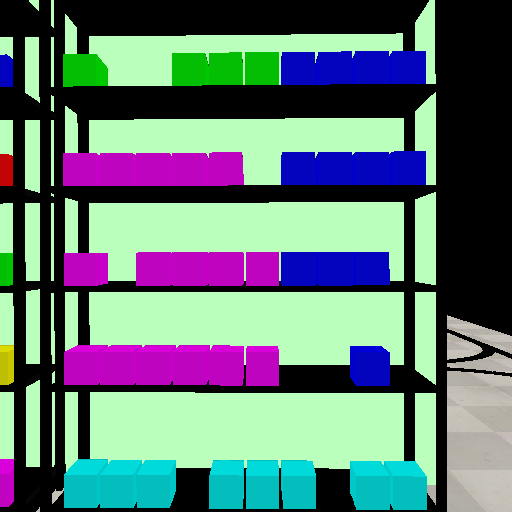
#> input picture images/Camera_Gondola.png, 512 x 512 px, found by its file name
$ python test.py   (Python 2 division)   (older library calls are emulated)
#> lines starting #> are read from the running program, lines starting #| are printed output that depends on the picture; after the words box and inside, x2 and y2 are one past the last pixel; in counts of white or black regions, pixels touching at a corner belong together
### processamento/DetetorDeProduto.py
from DetetorDeColor import DetetorDeColor
import imutils
import cv2
import numpy as np


class DetetorDeProduto:
    def __init__(self):
        pass

        # [6 lines of commented-out code are left out]

    def detectColor(self, color):
        numberCubes = self.detect()
        return numberCubes[color]

    def detect(self):
        # FIND IMAGE
        image = cv2.imread("./images/Camera_Gondola.png")
#> image is the input picture: shape (512, 512, 3); mean B, G, R 115.4, 118.4, 94.9

        grayFull = cv2.cvtColor(image, cv2.COLOR_BGR2GRAY)
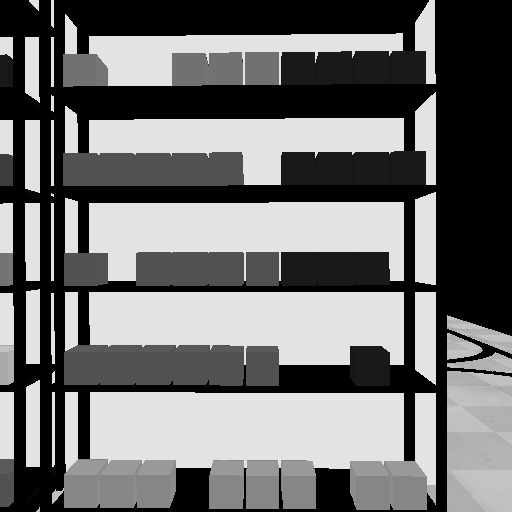
#> grayFull: shape (512, 512); min 0, max 227, mean 111
        resized = imutils.resize(image, width=300)
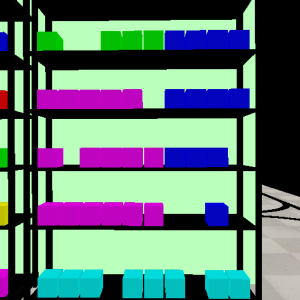
#> resized: shape (300, 300, 3); mean B, G, R 115.4, 118.4, 94.9
        ratio = image.shape[0] / float(resized.shape[0])
#> ratio = 1.71
        gray = cv2.cvtColor(resized, cv2.COLOR_BGR2GRAY)
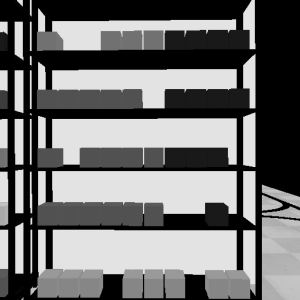
#> gray: shape (300, 300); min 0, max 227, mean 111
        blurred = cv2.GaussianBlur(gray, (5, 5), 0)
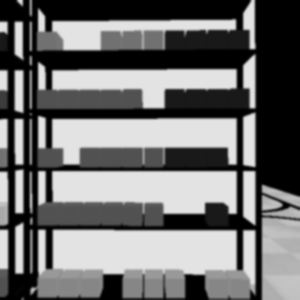
#> blurred: shape (300, 300); min 0, max 227, mean 111
        tresh = cv2.threshold(blurred, 20, 255, cv2.THRESH_BINARY)[1]
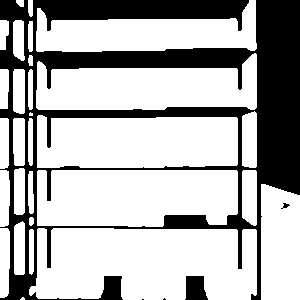
#> tresh: shape (300, 300); 69.8% white; 5 black regions (2 under 20 px)
        cnts = cv2.findContours(tresh.copy(), cv2.RETR_EXTERNAL,
                                cv2.CHAIN_APPROX_SIMPLE)
#> cnts = 29 contours, 2 with area under 20; largest, box (x1, y1, x2, y2) and area: (29, 228, 257, 300) 14029, (37, 170, 238, 227) 10258, (37, 115, 238, 168) 9606, (36, 53, 257, 110) 8692, (36, 0, 257, 52) 6712
        cnts = cnts[0] if imutils.is_cv2() else cnts[1]
        grayFull[grayFull == 0] = 1
        rectangles = []
        wToMean = 0
        coutoursCounted = 0
        for c in cnts:
            # print "hello"
            M = cv2.moments(c)
            if (M["m10"] != 0 and M["m00"] != 0 and M["m01"] != 0):
                cX = int((M["m10"] / M["m00"]) * ratio)
                cY = int((M["m01"] / M["m00"]) * ratio)
                c = c.astype("float")
                c *= ratio
                c = c.astype("int")
                x, y, w, h = cv2.boundingRect(c)
                if w > 250:
                    wToMean += w
                    coutoursCounted += 1
                    cv2.drawContours(grayFull, [c], -1, 0, -1)
                    pts = np.argwhere(grayFull == 0)
                    grayFull[grayFull == 0] = 1
                    rectangles.append((cX, cY, image[pts[:, 0], pts[:, 1]]))
#> this loop made 29 passes
#> (cX, cY, x, y, w, h, wToMean) on passes 3, 10, 16, 23, 27: (247, 448, 49, 389, 388, 122, 388), (230, 335, 63, 290, 342, 96, 730), (235, 242, 63, 196, 342, 90, 1072), (249, 149, 61, 90, 376, 97, 1448), (248, 57, 61, 0, 376, 88, 1824)
#> (cX, cY, x, y, w, h) on passes 1, 2, 4, 5, 6, 7: (38, 508, 34, 506, 7, 5), (52, 428, 49, 390, 8, 78), (7, 445, 0, 389, 16, 118), (32, 424, 23, 377, 18, 91), (52, 376, 49, 370, 8, 15), (477, 416, 445, 314, 66, 197)
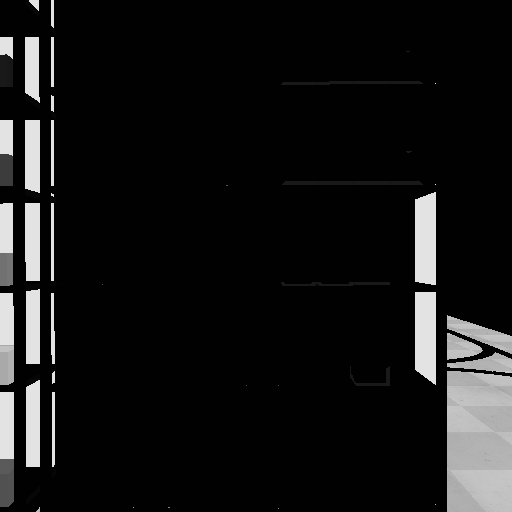
#> grayFull: shape (512, 512); min 1, max 227, mean 21.3
#> after the loop, coutoursCounted = 5; rectangles = 5 items; wToMean = 1824
        if coutoursCounted == 0:
            wToMean = 0
        else:
            wToMean = float(wToMean / coutoursCounted)
#> wToMean = 364
        rectangles.sort(key=lambda tup: tup[1])
        dc = DetetorDeColor()
        limiares = [1250, 1300, 1300, 1600, 1800]  # para w = 380
        limiaresToUse = []
        for lim in limiares:
            limiaresToUse.append(int(lim * wToMean / 450))
#> after the loop, limiaresToUse = [1011, 1051, 1051, 1294, 1456]
        numberCubes = [0, 0, 0, 0, 0, 0, 0, 0]
        for i, tupl in enumerate(rectangles):
            rect = tupl[2]
            names, counts = dc.find_color(rect)
            for j in range(len(names)):
                if counts[j] >= 20:
                    try:
                        numberCubes[j] += int(counts[j] / limiaresToUse[i]) + 1
                    except:
                        pass
#> this loop made 5 passes
#> counts on passes 1 to 5: [0, 4299, 0, 0, 4774, 0, 9427, 1555], [0, 4232, 0, 0, 0, 5940, 13808, 1703], [0, 3362, 0, 0, 0, 6215, 17641, 1279], [0, 1345, 0, 0, 0, 8419, 19292, 1244], [0, 0, 13748, 0, 0, 0, 24760, 2957]
#> after the loop, numberCubes = [0, 16, 10, 0, 5, 19, 74, 10]
        return numberCubes

# [43 lines of commented-out code are left out]

### processamento/DetetorDeColor.py
from scipy.spatial import distance as dist
from collections import OrderedDict
import numpy as np
import cv2

class DetetorDeColor:
	def __init__(self):
		colors = OrderedDict({
			"redProduct": (0, 0, 190),
			"darkBlueProduct": (190, 0, 0),
			"clearBlueProduct": (190, 190, 0),
			"yellowProduct": (0,190,190),
			"greenProduct" : (0,190,0),
			"purpleProduct":(190,0,190),
			"background":(190,255,190),
			"black":(0,0,0)})
		self.bgr = np.zeros((len(colors), 1, 3))
		self.colorNames = []
		for (i, (name, rgb)) in enumerate(colors.items()):
			self.bgr[i] = rgb
			self.colorNames.append(name)

	def find_color(self,block):
		self.count = np.zeros(len(self.colorNames))
		for x,y,z in block:
			minDist = (np.inf, None)
			for (i, row) in enumerate(self.bgr):
				d = (((row[0][0]-x))**2+((row[0][1]-y))**2+((row[0][2]-z))**2)
				if d < minDist[0]:
					minDist = (d, i)
			self.count[minDist[1]] = self.count[minDist[1]]+1
		return self.colorNames,self.count

### processamento/test.py
from DetetorDeProduto import DetetorDeProduto

# [6 lines of commented-out code are left out]
dp = DetetorDeProduto()
print "yellow : "
print dp.detectColor(0)
print "green : "
print dp.detectColor(1)
#> the loop in detect (call 2), `for c in cnts: # print "hello"` made 29 passes
#> (cX, cY, x, y, w, h) on passes 1, 2, 4, 5, 6, 7, 8, 9, 11, 12, 13, 14: (38, 508, 34, 506, 7, 5), (52, 428, 49, 390, 8, 78), (7, 445, 0, 389, 16, 118), (32, 424, 23, 377, 18, 91), (52, 376, 49, 370, 8, 15), (477, 416, 445, 314, 66, 197), (51, 328, 47, 291, 10, 73), (425, 334, 413, 290, 24, 95), (7, 337, 0, 290, 16, 96), (32, 326, 23, 286, 18, 80), (51, 241, 47, 201, 8, 81), (31, 240, 22, 201, 19, 81)
#> the loop in detect (call 2), `for i, tupl in enumerate(rectangles):` made 5 passes
print "clear blue : "
print dp.detectColor(2)
print "red : "
print dp.detectColor(4)
print "dark blue : "
print dp.detectColor(6)
print "purple : "
print dp.detectColor(7)
